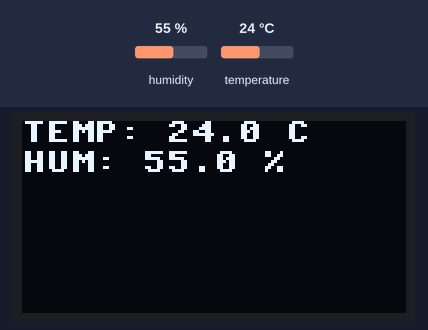
Bench run of a program on a simulated ESP32 board running MicroPython. Parts: 128×64 one-colour display. The inputs (shaded band) are chosen by the test bench; at power-on: humidity 55 %, temperature 24 °C. Library files of the repository ran but are not shown: ssd1306.py.

Above: at 1.2 s.
1.3 s: humidity set to 22 %
At 2.6 s:
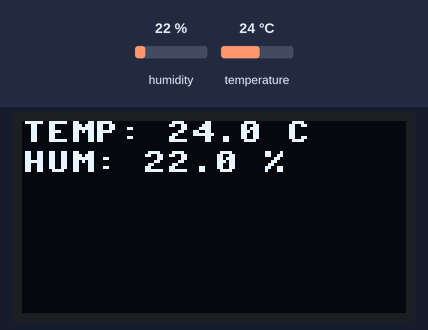
4.0 s: temperature set to 12 °C
At 4.6 s:
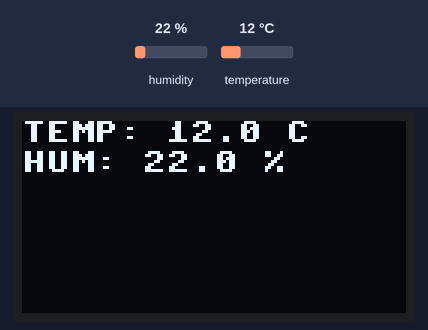
6.7 s: humidity set to 40 %
At 8.7 s:
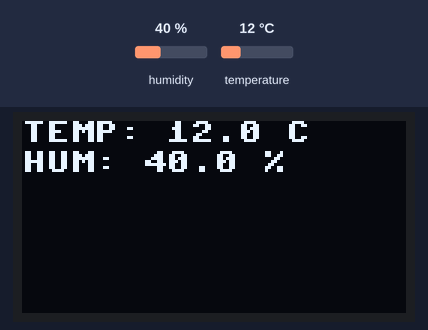
9.7 s: temperature set to 19 °C
Timing chart, 0 to 12.7 s (numbered marks = the images above; inputs shaded):
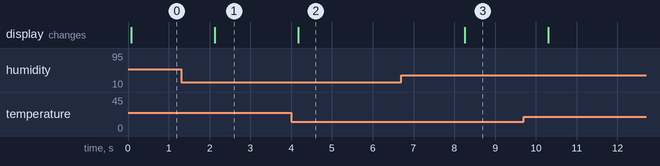

Measured:
- after the input at 1.3 s, the display: changes after 0.82 s (image 1)
- after the input at 4.0 s, the display: changes after 0.17 s (image 2)
- after the input at 6.7 s, the display: changes after 1.6 s (image 3)

The program:

main.py
```python
# import libraries
from machine import Pin, I2C
import ssd1306
from time import sleep
import dht

# ESP32 Pin assignment
i2c = I2C(-1, scl=Pin(22), sda=Pin(21))

# LCD Display Parameters
lcd_width = 128
lcd_height = 64
oled = ssd1306.SSD1306_I2C(lcd_width, lcd_height, i2c)

# DHT11 Sensor Parameters
sensor = dht.DHT22(Pin(13))

while True:
  try:
    # Read temperature and humidity from sensor
    sensor.measure()
    temp = sensor.temperature()
    hum = sensor.humidity()

    # Clear LCD display
    oled.fill(0)
    # Display temperature and humidity on LCD
    oled.text('TEMP: ' + str(temp) + ' C', 0, 0)
    oled.text('HUM: ' + str(hum) + ' %', 0, 10)

    # Update LCD display
    oled.show()

    # Wait for 2 seconds before next reading
    sleep(2)

  except OSError as e:
    print('Failed to read sensor.')
```
